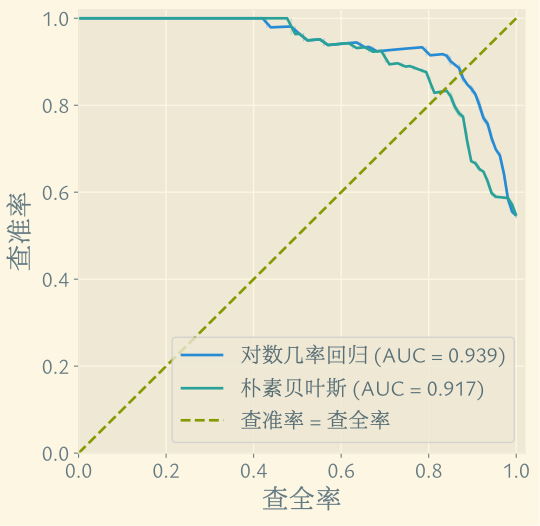

This chart was generated by the following Python code:
import matplotlib.pyplot as plt
import seaborn as sns
import numpy as np
from sklearn.linear_model import LogisticRegression
from sklearn.naive_bayes import GaussianNB
from sklearn.metrics import precision_recall_curve, auc
from sklearn.datasets import make_classification
from sklearn.model_selection import train_test_split


X, y = make_classification(n_samples=1000, n_features=20, n_classes=2, random_state=42)
X_train, X_test, y_train, y_test = train_test_split(X, y, test_size=0.2, random_state=42)
classifiers = [(LogisticRegression(), "对数几率回归"), (GaussianNB(), "朴素贝叶斯")]

with plt.style.context('Solarize_Light2'):

    plt.rcParams.update({
        "font.family": ["Ysabeau Office", "LXGW Neo ZhiSong Screen Full"],
        "savefig.bbox": "tight",
        'axes.labelsize': 20,
        'legend.fontsize': 16,
        "xtick.labelsize": 16,
        "ytick.labelsize": 16,
        'text.color': "#586e75",
    })

    fig, ax = plt.subplots(figsize=(6, 6))
    for clf, lab in classifiers:
        clf.fit(X_train, y_train)
        y_scores = clf.predict_proba(X_test)[:, 1]
        precision, recall, thresholds = precision_recall_curve(y_test, y_scores)
        auc_score = auc(recall, precision)
        sns.lineplot(x=recall, y=precision, label=f'{lab} (AUC = {auc_score:.3f})', ax=ax)

    sns.lineplot(x=np.linspace(0, 1, 10), y=np.linspace(0, 1, 10), ls='--', label="查准率 = 查全率", ax=ax)
    ax.set(xlabel="查全率", ylabel="查准率", xlim=(0, 1.02), ylim=(0, 1.02))
    fig.savefig('pr-curve.svg')
